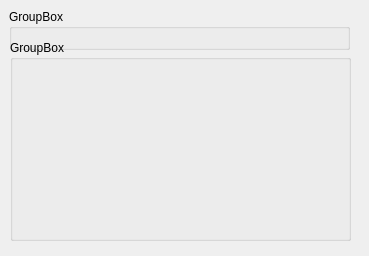
<?xml version="1.0" encoding="UTF-8"?>
<ui version="4.0">
 <class>bxDialog</class>
 <widget class="QDialog" name="bxDialog">
  <property name="geometry">
   <rect>
    <x>0</x>
    <y>0</y>
    <width>369</width>
    <height>256</height>
   </rect>
  </property>
  <property name="windowTitle">
   <string>Dialog</string>
  </property>
  <property name="styleSheet">
   <string notr="true"/>
  </property>
  <widget class="QGroupBox" name="groupBox_top">
   <property name="geometry">
    <rect>
     <x>9</x>
     <y>9</y>
     <width>341</width>
     <height>41</height>
    </rect>
   </property>
   <property name="title">
    <string>GroupBox</string>
   </property>
   <property name="flat">
    <bool>false</bool>
   </property>
   <property name="checkable">
    <bool>false</bool>
   </property>
  </widget>
  <widget class="QGroupBox" name="groupBox_total">
   <property name="geometry">
    <rect>
     <x>10</x>
     <y>40</y>
     <width>341</width>
     <height>201</height>
    </rect>
   </property>
   <property name="title">
    <string>GroupBox</string>
   </property>
   <widget class="QWidget" name="verticalLayoutWidget">
    <property name="geometry">
     <rect>
      <x>10</x>
      <y>20</y>
      <width>321</width>
      <height>171</height>
     </rect>
    </property>
    <layout class="QVBoxLayout" name="verticalLayout"/>
   </widget>
  </widget>
 </widget>
 <resources/>
 <connections/>
</ui>
